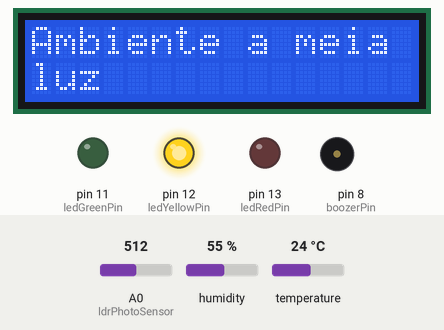
This sketch was run on a simulated Arduino Uno, built with avr-gcc and run on an emulated ATmega328P. Shown: 16×2 character LCD, output pins drawn as LEDs (lit = HIGH), buzzer (waves = sounding). The test bench sets the inputs (shaded band); at power-on: A0 (ldrPhotoSensor) = 512, temperature 24 °C, humidity 55 %. What the sketch prints to the serial monitor is not drawn.

Above: at 2.3 s.
2.4 s: A0 (ldrPhotoSensor) set to 711
At 5.5 s:
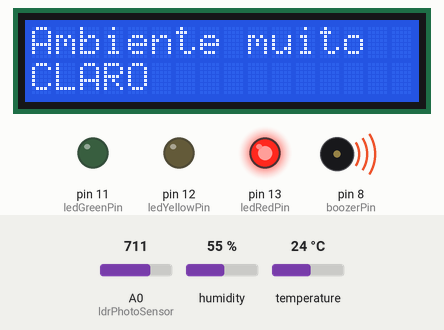
9.7 s: A0 (ldrPhotoSensor) set to 290
At 17.4 s:
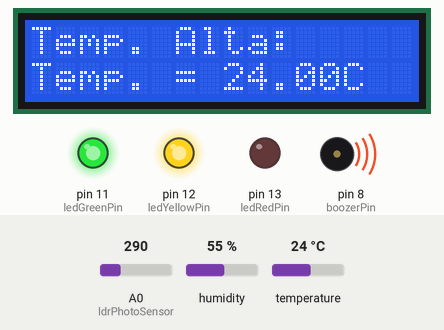
17.7 s: temperature set to 12 °C
24.0 s: humidity set to 31 %
At 29.9 s:
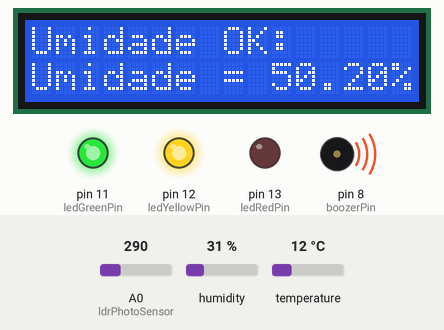
32.6 s: humidity set to 28 %
At 38.9 s:
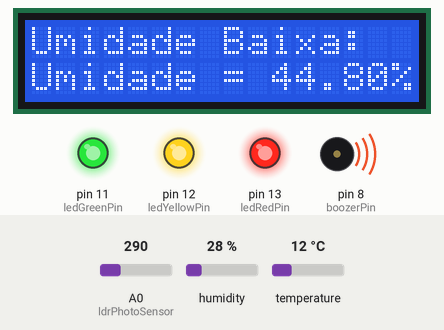
41.2 s: temperature set to 19 °C
At 45.5 s:
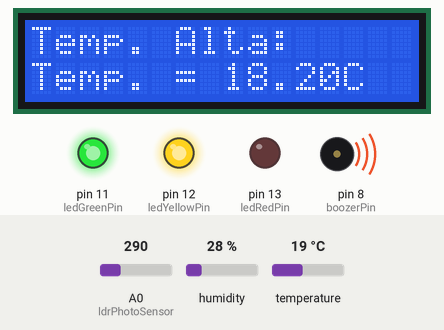
Timing chart, 0 to 48.6 s (numbered marks = the images above; inputs shaded):
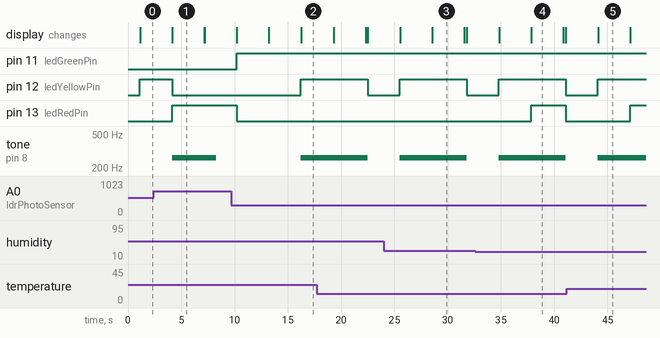

Measured:
- the behaviour switches between 30 and 29 % on humidity (found by bisection; images 3 and 4)
- after the input at 2.4 s, pin 12 (ledYellowPin): HIGH → LOW after 1.7 s; pin 13 (ledRedPin): LOW → HIGH after 1.7 s; tone on pin 8 (boozerPin): silent → 262 Hz after 1.7 s, → silent 4.1 s later; the display: first differs from a run without the input after 1.8 s (image 1)
- after the input at 9.7 s, pin 11 (ledGreenPin): LOW → HIGH after 0.50 s; pin 13 (ledRedPin): HIGH → LOW after 0.50 s; tone on pin 8 (boozerPin): silent → 262 Hz after 6.5 s; the display: first differs from a run without the input after 0.51 s (image 2 shows a later state)
- what the display in image 1 shows lasts 3.0 s, from 4.2 s to 7.2 s

The sketch:

sketch.ino
```cpp
int ledRedPin = 13;
int ledYellowPin = 12;
int ledGreenPin = 11;
int ldrPhotoSensor = A0;
int boozerPin = 8;
unsigned long boozerStartTime = 0;
bool boozerActive = false;
float ultimasTemperaturas[5] = {0};
int indiceTemp = 0;
float ultimasUmidades[5]= {0};
int indiceUmi = 0;
bool mediaCalculada = false;
#include <Wire.h>
#include <LiquidCrystal_I2C.h>
#define col 16
#define lin  2
#define ende  0x27
LiquidCrystal_I2C lcd(ende, col, lin);

byte shit[8] = {
  B00000,
  B00011,
  B00101,
  B01001,
  B10001,
  B10001,
  B01011,
};

#include <Adafruit_Sensor.h>
#include <DHT.h>
#include <DHT_U.h>
#define DHTTYPE DHT22
//#define DHTTYPE DHT11
#define DHTPIN 2
DHT_Unified dht(DHTPIN, DHTTYPE);
uint32_t delayMS;


void setup() {

  pinMode(ledRedPin, OUTPUT);
  pinMode(ledYellowPin, OUTPUT);
  pinMode(ledGreenPin, OUTPUT);
  pinMode(boozerPin, OUTPUT);
  Serial.begin(115200);
  dht.begin();

  sensor_t sensor;
  dht.temperature().getSensor(&sensor);
  Serial.println(sensor.name);
  Serial.print(sensor.max_value);
  Serial.print(sensor.min_value);
  Serial.print(sensor.resolution);
  lcd.init();
  lcd.backlight();
  lcd.clear();
  lcd.setCursor(0, 0);
  lcd.print("Display Testing!");
  lcd.setCursor(0, 1);
  lcd.print("Arduino LCD");
  lcd.createChar(0, shit);
  lcd.setCursor(15, 1);
  lcd.write(byte(0));
  dht.humidity().getSensor(&sensor);
  Serial.println(sensor.name);
  Serial.print(sensor.max_value);
  Serial.print(sensor.min_value);
  Serial.print(sensor.resolution);
  delayMS = sensor.min_delay / 1000;
  delay(1000);
}

void loop() {
  // Valores do led
  int ldrValue = analogRead(ldrPhotoSensor);
  Serial.println(ldrValue); Serial.println("Luz em lux");
  unsigned long currentTime = millis();
  digitalWrite(ledGreenPin, LOW);
  digitalWrite(ledYellowPin, LOW);
  digitalWrite(ledRedPin, LOW);
  if (ldrValue >= 0 && ldrValue <= 300) {
    digitalWrite(ledGreenPin, HIGH);
    noTone(boozerPin);
    boozerActive = false;
    lcd.clear();
    lcd.setCursor(0, 0);
    lcd.print("Luz boa");
    delay(3000);
    lcd.clear();
  }
  else if (ldrValue >= 301 && ldrValue <= 700) {
    digitalWrite(ledYellowPin, HIGH);
    noTone(boozerPin);
    boozerActive = false;
    lcd.clear();
    lcd.setCursor(0, 0);
    lcd.print("Ambiente a meia");
    lcd.setCursor(0, 1);
    lcd.print("luz");
    delay(3000);
    lcd.clear();
  }
  else if (ldrValue > 701) {
    digitalWrite(ledRedPin, HIGH);
    if (!boozerActive) {
      tone(boozerPin, 262, currentTime);
      boozerStartTime = currentTime;
      boozerActive = true;
    }
    lcd.clear();
    lcd.setCursor(0, 0);
    lcd.print("Ambiente muito");
    lcd.setCursor(0, 1);
    lcd.print("CLARO");
    delay(3000);
    lcd.clear();
  }
  else {
    noTone(boozerPin);
    boozerActive = false;
  }

  //DHT
  sensors_event_t tempEvent, humidEvent;
  dht.temperature().getEvent(&tempEvent);
  dht.humidity().getEvent(&humidEvent);

    if (isnan(tempEvent.temperature)) {
    Serial.println("Erro na leitura da Temperatura!");
  }

    else {
    Serial.print(tempEvent.temperature);
    Serial.println(" Temperatura em C ");

  }
      if (isnan(humidEvent.relative_humidity)) {
    Serial.println("Erro na leitura da Umidade!");
  }
    else {
    Serial.print(humidEvent.relative_humidity);
    Serial.println(" Umidade em % ");

    }

  // Pega as ultimas 5 temperaturas e faz a média
  ultimasTemperaturas[indiceTemp] = tempEvent.temperature;
  indiceTemp = (indiceTemp + 1) %5 ;
  float mediaTemperatura = (
  ultimasTemperaturas[0] + ultimasTemperaturas[1] + ultimasTemperaturas[2] + ultimasTemperaturas[3] + ultimasTemperaturas[4]
  ) / 5.0;

  // Pega as ultimas 5 umidades e faz a média
  ultimasUmidades[indiceUmi] = humidEvent.relative_humidity;
  indiceUmi = (indiceUmi + 1) %5;
  float mediaUmi = (
  ultimasUmidades[0] + ultimasUmidades[1] + ultimasUmidades[2] + ultimasUmidades[3] + ultimasUmidades[4]
  ) / 5.0;
  if (indiceTemp == 0 && indiceUmi == 0) {
  mediaCalculada = true;
  }

  // Valores da temperatura
  if(mediaCalculada){
      //temperatura
    if (mediaTemperatura >= 10 && mediaTemperatura <= 15) {
      lcd.clear();
      lcd.setCursor(0, 0);
      lcd.print("Temp. OK: ");
      lcd.setCursor(0,1);
      lcd.print("Temp. = ");
      lcd.print(mediaTemperatura);
      lcd.print("C");
      delay(3000);
      lcd.clear();
    }
    else if(mediaTemperatura > 15) {
      digitalWrite(ledYellowPin, HIGH);
      if (!boozerActive) {
        tone(boozerPin, 262, currentTime);
        boozerStartTime = currentTime;
        boozerActive = true;
      }
      lcd.clear();
      lcd.setCursor(0, 0);
      lcd.print("Temp. Alta: ");
      lcd.setCursor(0,1);
      lcd.print("Temp. = ");
      lcd.print(mediaTemperatura);
      lcd.print("C");
      delay(3000);
      lcd.clear();
    }
  else if(mediaTemperatura < 10) {
      lcd.clear();
      lcd.setCursor(0, 0);
      lcd.print("Temp. Baixa: ");
      lcd.setCursor(0,1);
      lcd.print("Temp. = ");
      lcd.print(mediaTemperatura);
      lcd.print("C");
      delay(3000);
      lcd.clear();
    }

    //umidade
    // Valores da umidade
    if (mediaUmi >= 50 && mediaUmi <= 70) {
      lcd.clear();
      lcd.setCursor(0, 0);
      lcd.print("Umidade OK: ");
      lcd.setCursor(0,1);
      lcd.print("Umidade = ");
      lcd.print(mediaUmi);
      lcd.print("%");
      delay(3000);
      lcd.clear();
    }
    else if (mediaUmi > 70) {
      digitalWrite(ledRedPin, HIGH);
      if (!boozerActive) {
        tone(boozerPin, 262, currentTime);
        boozerStartTime = currentTime;
        boozerActive = true;
      }
      lcd.clear();
      lcd.setCursor(0, 0);
      lcd.print("Umidade Alta: ");
      lcd.setCursor(0,1);
      lcd.print("Umidade = ");
      lcd.print(mediaUmi);
      lcd.print("%");
      delay(3000);
      lcd.clear();
    }
    else if (mediaUmi < 50) {
      digitalWrite(ledRedPin, HIGH);
      if (!boozerActive) {
        tone(boozerPin, 262, currentTime);
        boozerStartTime = currentTime;
        boozerActive = true;
      }
      lcd.clear();
      lcd.setCursor(0, 0);
      lcd.print("Umidade Baixa: ");
      lcd.setCursor(0,1);
      lcd.print("Umidade = ");
      lcd.print(mediaUmi);
      lcd.print("%");
      delay(3000);
      lcd.clear();
    }
  delay(200);

  }
}
```
